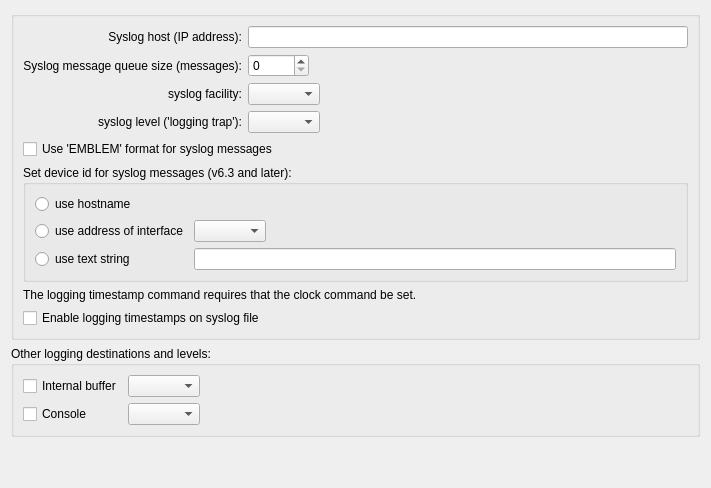
     <widget class="QWidget" name="label596">
      <attribute name="title">
       <string>Logging</string>
      </attribute>
      <layout class="QGridLayout" name="pixAdvanced_gridLayout_16">
       <item row="0" column="0">
        <widget class="QGroupBox" name="frame171">
         <property name="title">
          <string/>
         </property>
         <layout class="QGridLayout" name="pixAdvanced_gridLayout_15">
          <item row="0" column="0">
           <widget class="QLabel" name="label599">
            <property name="text">
             <string>Syslog host (IP address):</string>
            </property>
            <property name="alignment">
             <set>Qt::AlignmentFlag::AlignRight|Qt::AlignmentFlag::AlignTrailing|Qt::AlignmentFlag::AlignVCenter</set>
            </property>
            <property name="wordWrap">
             <bool>false</bool>
            </property>
           </widget>
          </item>
          <item row="0" column="1" colspan="3">
           <widget class="QLineEdit" name="syslog_host"/>
          </item>
          <item row="1" column="0">
           <widget class="QLabel" name="label600">
            <property name="text">
             <string>Syslog message queue size (messages):</string>
            </property>
            <property name="alignment">
             <set>Qt::AlignmentFlag::AlignRight|Qt::AlignmentFlag::AlignTrailing|Qt::AlignmentFlag::AlignVCenter</set>
            </property>
            <property name="wordWrap">
             <bool>false</bool>
            </property>
           </widget>
          </item>
          <item row="1" column="1">
           <widget class="QSpinBox" name="syslog_queue_size">
            <property name="minimum">
             <number>0</number>
            </property>
            <property name="maximum">
             <number>10000</number>
            </property>
            <property name="value">
             <number>0</number>
            </property>
           </widget>
          </item>
          <item row="1" column="2" colspan="2">
           <spacer>
            <property name="orientation">
             <enum>Qt::Orientation::Horizontal</enum>
            </property>
            <property name="sizeType">
             <enum>QSizePolicy::Policy::Expanding</enum>
            </property>
            <property name="sizeHint" stdset="0">
             <size>
              <width>40</width>
              <height>20</height>
             </size>
            </property>
           </spacer>
          </item>
          <item row="2" column="0">
           <widget class="QLabel" name="label598">
            <property name="text">
             <string>syslog facility:</string>
            </property>
            <property name="alignment">
             <set>Qt::AlignmentFlag::AlignRight|Qt::AlignmentFlag::AlignTrailing|Qt::AlignmentFlag::AlignVCenter</set>
            </property>
            <property name="wordWrap">
             <bool>false</bool>
            </property>
           </widget>
          </item>
          <item row="2" column="1" colspan="2">
           <widget class="QComboBox" name="syslog_facility"/>
          </item>
          <item row="2" column="3">
           <spacer name="horizontalSpacer_8">
            <property name="orientation">
             <enum>Qt::Orientation::Horizontal</enum>
            </property>
            <property name="sizeHint" stdset="0">
             <size>
              <width>345</width>
              <height>20</height>
             </size>
            </property>
           </spacer>
          </item>
          <item row="3" column="0">
           <widget class="QLabel" name="label640">
            <property name="text">
             <string>syslog level ('logging trap'):</string>
            </property>
            <property name="alignment">
             <set>Qt::AlignmentFlag::AlignRight|Qt::AlignmentFlag::AlignTrailing|Qt::AlignmentFlag::AlignVCenter</set>
            </property>
            <property name="wordWrap">
             <bool>false</bool>
            </property>
           </widget>
          </item>
          <item row="3" column="1" colspan="2">
           <widget class="QComboBox" name="logging_trap_level"/>
          </item>
          <item row="3" column="3">
           <spacer name="horizontalSpacer_7">
            <property name="orientation">
             <enum>Qt::Orientation::Horizontal</enum>
            </property>
            <property name="sizeHint" stdset="0">
             <size>
              <width>345</width>
              <height>20</height>
             </size>
            </property>
           </spacer>
          </item>
          <item row="4" column="0" colspan="4">
           <widget class="QCheckBox" name="emblem_log_format">
            <property name="toolTip">
             <string>PIX Firewall Version 6.3 introduces support for EMBLEM format, which is required when using the CiscoWorks Resource Manager Essentials (RME) syslog analyzer.</string>
            </property>
            <property name="text">
             <string>Use 'EMBLEM' format for syslog messages</string>
            </property>
           </widget>
          </item>
          <item row="5" column="0" colspan="4">
           <widget class="QGroupBox" name="buttonGroup28">
            <property name="title">
             <string>Set device id for syslog messages (v6.3 and later):</string>
            </property>
            <layout class="QGridLayout" name="pixAdvanced_gridLayout_14">
             <item row="0" column="0">
              <widget class="QRadioButton" name="syslog_device_id_hostname">
               <property name="text">
                <string>use hostname</string>
               </property>
              </widget>
             </item>
             <item row="0" column="1" colspan="2">
              <spacer>
               <property name="orientation">
                <enum>Qt::Orientation::Horizontal</enum>
               </property>
               <property name="sizeType">
                <enum>QSizePolicy::Policy::Expanding</enum>
               </property>
               <property name="sizeHint" stdset="0">
                <size>
                 <width>40</width>
                 <height>20</height>
                </size>
               </property>
              </spacer>
             </item>
             <item row="1" column="0">
              <widget class="QRadioButton" name="syslog_device_id_interface">
               <property name="text">
                <string>use address of interface</string>
               </property>
              </widget>
             </item>
             <item row="1" column="1">
              <widget class="QComboBox" name="syslog_device_id_interface_val"/>
             </item>
             <item row="1" column="2">
              <spacer name="horizontalSpacer_6">
               <property name="orientation">
                <enum>Qt::Orientation::Horizontal</enum>
               </property>
               <property name="sizeHint" stdset="0">
                <size>
                 <width>387</width>
                 <height>20</height>
                </size>
               </property>
              </spacer>
             </item>
             <item row="2" column="0">
              <widget class="QRadioButton" name="syslog_device_id_string">
               <property name="text">
                <string>use text string</string>
               </property>
              </widget>
             </item>
             <item row="2" column="1" colspan="2">
              <widget class="QLineEdit" name="syslog_device_id_string_val"/>
             </item>
            </layout>
           </widget>
          </item>
          <item row="6" column="0" colspan="4">
           <widget class="QLabel" name="label641">
            <property name="text">
             <string>The logging timestamp command requires that the clock command be set.</string>
            </property>
            <property name="alignment">
             <set>Qt::AlignmentFlag::AlignVCenter</set>
            </property>
            <property name="wordWrap">
             <bool>true</bool>
            </property>
           </widget>
          </item>
          <item row="7" column="0" colspan="4">
           <widget class="QCheckBox" name="logging_timestamp">
            <property name="text">
             <string>Enable logging timestamps on syslog file</string>
            </property>
           </widget>
          </item>
         </layout>
        </widget>
       </item>
       <item row="1" column="0">
        <widget class="QGroupBox" name="frame172">
         <property name="title">
          <string>Other logging destinations and levels:</string>
         </property>
         <layout class="QGridLayout" name="pixAdvanced_gridLayout_5">
          <item row="0" column="0">
           <widget class="QCheckBox" name="logging_buffered">
            <property name="text">
             <string>Internal buffer</string>
            </property>
           </widget>
          </item>
          <item row="0" column="1">
           <widget class="QComboBox" name="logging_buffered_level">
            <property name="minimumSize">
             <size>
              <width>0</width>
              <height>22</height>
             </size>
            </property>
           </widget>
          </item>
          <item row="0" column="2">
           <spacer name="horizontalSpacer_4">
            <property name="orientation">
             <enum>Qt::Orientation::Horizontal</enum>
            </property>
            <property name="sizeHint" stdset="0">
             <size>
              <width>488</width>
              <height>20</height>
             </size>
            </property>
           </spacer>
          </item>
          <item row="1" column="0">
           <widget class="QCheckBox" name="logging_console">
            <property name="text">
             <string>Console</string>
            </property>
           </widget>
          </item>
          <item row="1" column="1">
           <widget class="QComboBox" name="logging_console_level">
            <property name="minimumSize">
             <size>
              <width>0</width>
              <height>22</height>
             </size>
            </property>
           </widget>
          </item>
          <item row="1" column="2">
           <spacer name="horizontalSpacer_5">
            <property name="orientation">
             <enum>Qt::Orientation::Horizontal</enum>
            </property>
            <property name="sizeHint" stdset="0">
             <size>
              <width>488</width>
              <height>20</height>
             </size>
            </property>
           </spacer>
          </item>
         </layout>
        </widget>
       </item>
       <item row="2" column="0">
        <spacer>
         <property name="orientation">
          <enum>Qt::Orientation::Vertical</enum>
         </property>
         <property name="sizeType">
          <enum>QSizePolicy::Policy::Expanding</enum>
         </property>
         <property name="sizeHint" stdset="0">
          <size>
           <width>20</width>
           <height>40</height>
          </size>
         </property>
        </spacer>
       </item>
      </layout>
     </widget>
